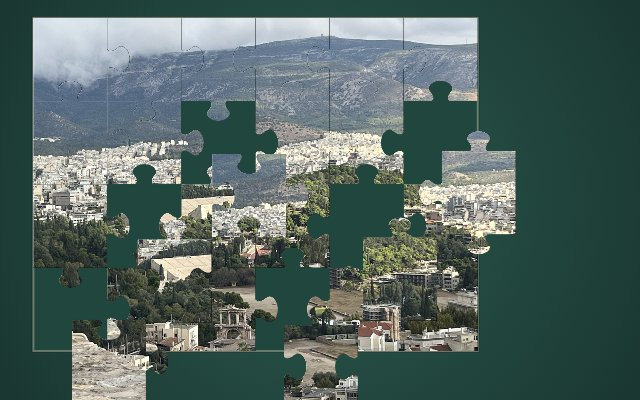
#> input picture fotopuzzel.jpg, 640 x 400 px
$ python groen_vormen.py ../fotopuzzel.jpg
#> lines starting #> are read from the running program, lines starting #| are printed output that depends on the picture
# losse figuren op een groen vel: componenten (met een beetje dilatie zodat losse pixels bij hun figuur horen), gesorteerd in rijen
import sys, numpy as np
from PIL import Image, ImageFilter
from scipy import ndimage
def vormen(pad, min_opp=3000):
#> called with pad = '../fotopuzzel.jpg', min_opp = 3000
    a = np.array(Image.open(pad).convert('RGB')).astype(int); r, g, b = a[..., 0], a[..., 1], a[..., 2]
#> after `r, g, b = (a[..., 0], a[..., 1], a[..., 2])`:
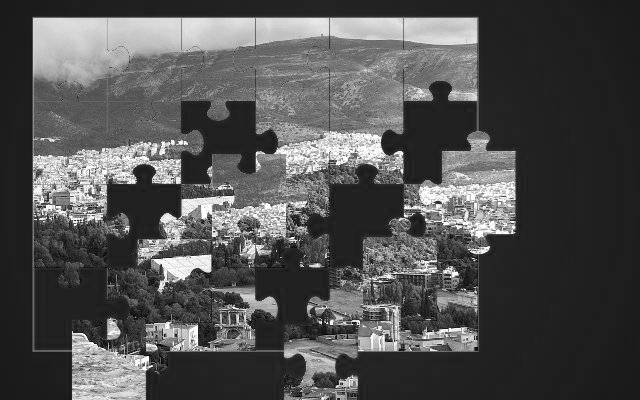
#> r: shape (400, 640) int64; min 0, max 255, mean 81.7
#> after `r, g, b = (a[..., 0], a[..., 1], a[..., 2])`:
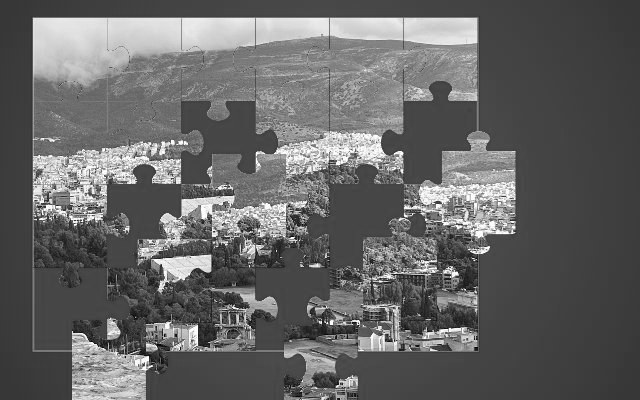
#> g: shape (400, 640) int64; min 0, max 255, mean 101.5
#> after `r, g, b = (a[..., 0], a[..., 1], a[..., 2])`:
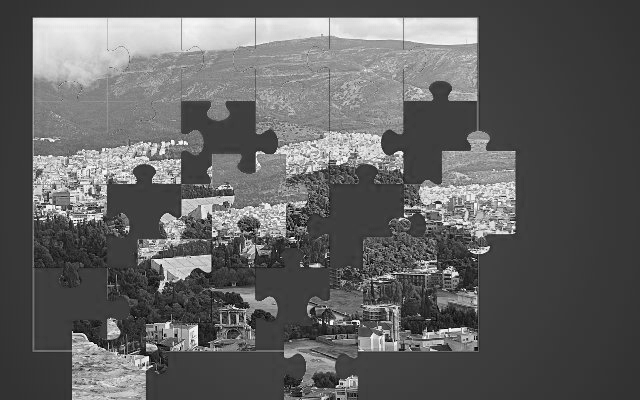
#> b: shape (400, 640) int64; min 0, max 255, mean 97
    groen = (g > 140) & (g > r + 50) & (g > b + 50); vol = ~groen
#> after `groen = (g > 140) & (g > r + 50) & (g > b + 50)`: groen: shape (400, 640) bool; every value is 0
#> after `vol = ~groen`: vol: shape (400, 640) bool; every value is 1
    vol = ndimage.binary_opening(vol, iterations=1); lab, n = ndimage.label(ndimage.binary_dilation(vol, iterations=4))
#> after `vol = ndimage.binary_opening(vol, iterations=1)`:
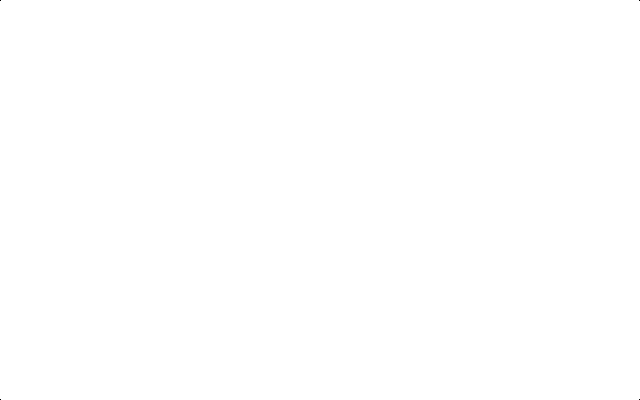
#> vol: shape (400, 640) bool; 100% white; black in thin lines or dots
#> after `lab, n = ndimage.label(ndimage.binary_dilation(vol, iterations=4))`: lab: shape (400, 640) int32; every value is 1
#> after `lab, n = ndimage.label(ndimage.binary_dilation(vol, iterations=4))`: n = 1
    uit = []
    for i, sl in enumerate(ndimage.find_objects(lab), 1):
        m = (lab[sl] == i) & vol[sl]
        if m.sum() < min_opp: continue
        uit.append((sl[0].start, sl[0].stop, sl[1].start, sl[1].stop))
#> this loop made 1 pass
#> i on pass 1: 1
#> after the loop, uit = [(0, 400, 0, 640)]
    uit.sort(key=lambda v: (v[0] // 120, v[2]))
    return a, groen, uit
def knip(a, groen, box):
    y0, y1, x0, x1 = box; s = a[y0:y1, x0:x1].copy(); gm = groen[y0:y1, x0:x1]
    r, g, b = s[..., 0], s[..., 1], s[..., 2]; rand = (g > r + 20) & (g > b + 20) & ~gm; s[..., 1] = np.where(rand, np.maximum(r, b), g)
    alfa = np.where(gm, 0, 255).astype(np.uint8); im = Image.fromarray(np.dstack([s, alfa]).astype(np.uint8))
    return im.crop(im.getbbox())
if __name__ == '__main__':
    a, gm, v = vormen(sys.argv[1])
#> v = [(0, 400, 0, 640)]
    for i, b in enumerate(v): print(i, b, 'h', b[1] - b[0], 'w', b[3] - b[2])
#> this loop made 1 pass
#| 0 (0, 400, 0, 640) h 400 w 640

# Voor figuren die zelf groen zijn (Luigi, de crew): achtergrond = wat vanaf de rand bereikbaar is en dicht bij de achtergrondkleur ligt.
def vormen_flood(pad, min_opp=3000, afstand=80):
    from scipy import ndimage
    a = np.array(Image.open(pad).convert('RGB')).astype(int); bg = np.median(a[2:8, 2:8].reshape(-1, 3), 0)
    dicht = np.sqrt(((a - bg) ** 2).sum(-1)) < afstand; lab, n = ndimage.label(dicht)
    rand = set(np.unique(np.concatenate([lab[0], lab[-1], lab[:, 0], lab[:, -1]]))) - {0}
    groen = np.isin(lab, list(rand)) | (np.sqrt(((a - bg) ** 2).sum(-1)) < 40)  # ook ingesloten stukjes pure achtergrond (tussen haar en oor)
    vol = ndimage.binary_opening(~groen, iterations=1)
    lab2, n2 = ndimage.label(ndimage.binary_dilation(vol, iterations=4)); uit = []
    for i, sl in enumerate(ndimage.find_objects(lab2), 1):
        if ((lab2[sl] == i) & vol[sl]).sum() < min_opp: continue
        uit.append((sl[0].start, sl[0].stop, sl[1].start, sl[1].stop))
    uit.sort(key=lambda v: (v[0] // 120, v[2])); return a, groen, uit
